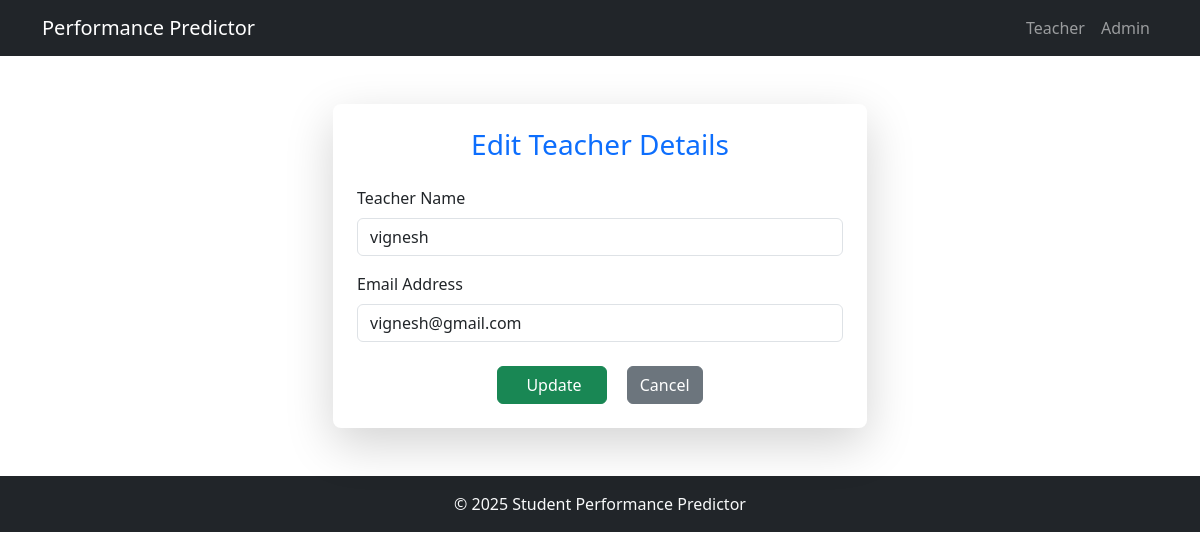
Before: /admin/edit_teacher/9 (signed in) with the older database file.
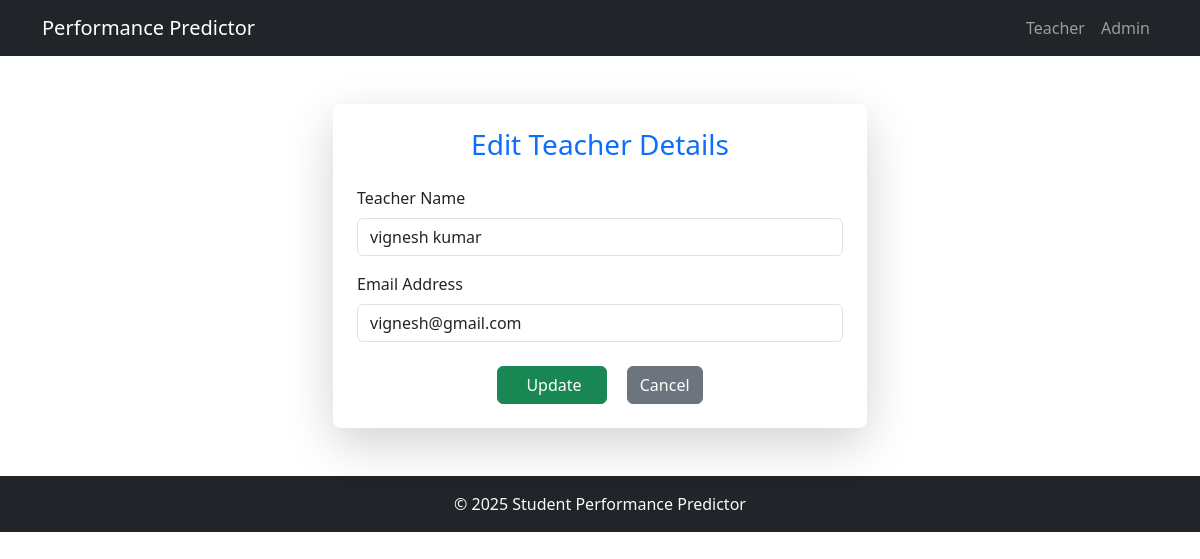
After: the same page with the newer database file.
### core/models.py (models this page shows, shortened)
class User(db.Model, UserMixin):
    id = db.Column(db.Integer, primary_key=True)
    username = db.Column(db.String(150), unique=True, nullable=False)
    email = db.Column(db.String(150), unique=True, nullable=False)
    password = db.Column(db.String(256), nullable=False)
    role = db.Column(db.String(50), nullable=False)  # Student/Teacher/Admin
    roll_no = db.Column(db.String(50))  # For students
    phone = db.Column(db.String(20))  # Optional
    attendance = db.Column(db.Float, nullable=True)  # Overall attendance %

### core/admin.py (the view)
@admin_bp.route('/edit_teacher/<int:teacher_id>', methods=['GET', 'POST'])
@login_required
def edit_teacher(teacher_id):
    teacher = User.query.get_or_404(teacher_id)
    if request.method == 'POST':
        teacher.username = request.form['username']
        teacher.email = request.form['email']
        db.session.commit()
        flash("Teacher updated successfully", "success")
        return redirect(url_for('admin.view_teacher'))
    return render_template('admin/edit_teacher.html', teacher=teacher)

### core/auth.py (called while the page is built)
@login_manager.user_loader
def load_user(user_id):
    return User.query.get(int(user_id))

### core/templates/admin/edit_teacher.html (shortened to what this page needs)
{% extends 'base.html' %}
{% block content %}
<div class="container mt-5">
  <div class="row justify-content-center">
    <div class="col-md-8 col-lg-6">
      <div class="card shadow-lg border-0 rounded-3 p-4">
        <h3 class="text-center text-primary mb-4">Edit Teacher Details</h3>
        <form method="POST" action="{{ url_for('admin.edit_teacher', teacher_id=teacher.id) }}">
          <div class="mb-3">
            <label for="username" class="form-label">Teacher Name</label>
            <input type="text" class="form-control" name="username" id="username" value="{{ teacher.username }}" required>
          </div>
          <div class="mb-3">
            <label for="email" class="form-label">Email Address</label>
            <input type="email" class="form-control" name="email" id="email" value="{{ teacher.email }}" required>
          </div>
          <div class="text-center mt-4">
            <button type="submit" class="btn btn-success px-4">
               Update
            </button>
            <a href="{{ url_for('admin.view_teacher') }}" class="btn btn-secondary ms-3">
              Cancel
            </a>
          </div>
        </form>
      </div>
    </div>
  </div>
</div>
{% endblock %}

Changed rows visible on the page:
changed User "vignesh@gmail.com": username "vignesh" → "vignesh kumar"
